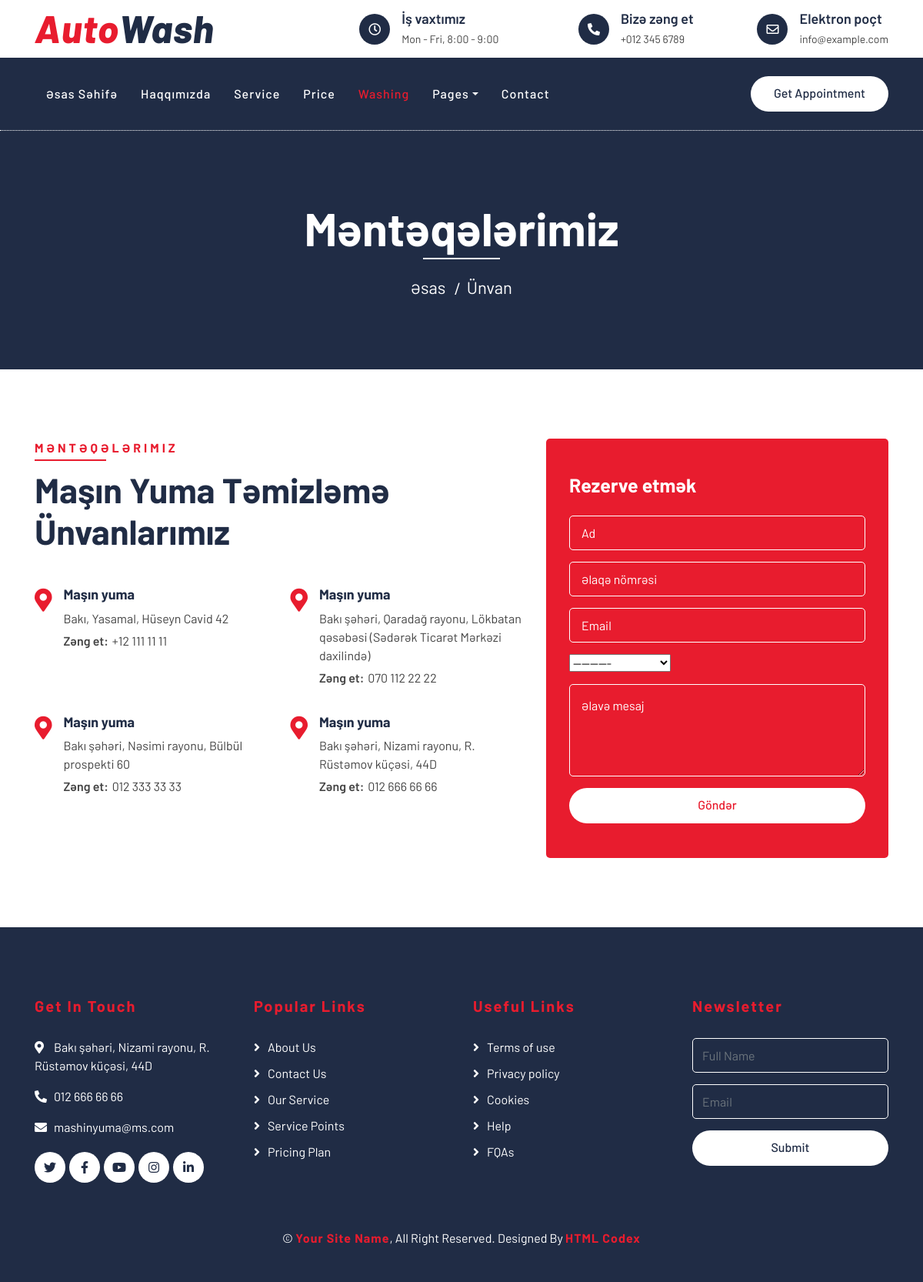
/washingpoints/, run on the app's committed database.
### pages/models.py (models this page shows, shortened)
class Location(models.Model):
    title = models.CharField(max_length=100,verbose_name="Başlıq")
    location = models.TextField(verbose_name="Ünvan")
    phone = models.CharField(max_length=100,verbose_name="Telefon")
    is_main = models.BooleanField(default=False,verbose_name="Əsas ünvan")
    email = models.EmailField(blank=True)
    status = models.CharField(choices=STATUS,max_length=100)
    facebook = models.CharField(max_length=1000,blank=True)
    twitter = models.CharField(max_length=1000,blank=True)
    instagram = models.CharField(max_length=1000,blank=True)
    youtube = models.CharField(max_length=1000,blank=True)
    linkedin = models.CharField(max_length=1000,blank=True)
    created_date = models.DateTimeField(auto_now_add=True)
    class Meta:
        verbose_name = "Ünvan"
        verbose_name_plural = "Ünvanlar"

### pages/views.py (the view)
# urls.py: path('washingpoints/',views.washingpoints,name = 'washingpoints'),
def washingpoints(request):
    locations = Location.objects.filter(status = "active")
    form = PriceForm(request.POST or None)
    if form.is_valid():
        form.save()
        messages.success(request,"Müraciətiniz üçün təşəkkürlər. Sizinlə əlaqə saxlanılacaq")
    context = {
        "locations":locations,
        'form':form,
    }
    return render(request,"pages/washingpoints.html",context)

### reservation/forms.py
class PriceForm(forms.ModelForm):
    class Meta:
        model = ReservationModel
        fields = ["name","email","phone","plan","message"]
        widgets ={
            "name":         widgets.Input(attrs={'class':'form-control', 'placeholder':"Ad", 'required':'required'}),
            'email':        widgets.EmailInput(attrs={'class':'form-control', 'placeholder':"Email", 'required':'required'}),
            "phone":         widgets.TextInput(attrs={'class':'form-control', 'placeholder':"Əlaqə nömrəsi", 'required':'required'}),
            "message":         widgets.Textarea(attrs={'class':'form-control', 'placeholder':"Əlavə mesaj", 'required':'required'}),
        }

### pages/context_processor.py (called while the page is built)
def about(request):
    about = About.objects.get()
    context = {
        "about":about,
    }
    return context

def location(request):
    settings = Location.objects.get(is_main =True)
    context = {
        "settings":settings,
    }
    return context

### pages/models.py (called while the page is built)
    def __str__(self):
        return self.title

### templates/pages/washingpoints.html (shortened to what this page needs)
{% extends "base.html" %}
{% block body %}
        <div class="page-header">
            <div class="container">
                <div class="row">
                    <div class="col-12">
                        <h2>Məntəqələrimiz</h2>
                    </div>
                    <div class="col-12">
                        <a href="">Əsas</a>
                        <a href="">Ünvan</a>
                    </div>
                </div>
            </div>
        </div>
        <div class="location">
            <div class="container">
                <div class="row">
                    <div class="col-lg-7">
                        <div class="section-header text-left">
                            <p>Məntəqələrimiz</p>
                            <h2>Maşın yuma təmizləmə ünvanlarımız</h2>
                        </div>
                        <div class="row">
                            {% for location in locations  %}
                            <div class="col-md-6">
                                <div class="location-item">
                                    <i class="fa fa-map-marker-alt"></i>
                                    <div class="location-text">
                                        <h3>{{location.title}}</h3>
                                        <p>{{location.location}}</p>
                                        <p><strong>Zəng et:</strong>{{location.phone}}</p>
                                    </div>
                                </div>
                            </div>
                            {% endfor %}
                        </div>
                    </div>
                    <div class="col-lg-5">
                        <div class="location-form">
                            <h3>Rezerve etmək</h3>
                            <form method="POST">
                                <div class="control-group">
                                    {{form.name}}
                                </div>
                                <div class="control-group">
                                    {{form.phone}}
                                </div>
                                <div class="control-group">
                                    {{form.email}}
                                </div>
                                <div class="control-group">
                                    {{form.plan}}
                                </div>
                                <div class="control-group">
                                    {{form.message}}
                                </div>
                                <div>
                                    <button class="btn btn-custom" type="submit">Göndər</button>
                                </div>
                            </form>
                        </div>
                    </div>
                </div>
            </div>
        </div>
{% endblock body %}

### templates/includes/footer.html (shortened to what this page needs)
{% load static %}
        <div class="footer">
            <div class="container">
                <div class="row">
                    <div class="col-lg-3 col-md-6">
                        <div class="footer-contact">
                            <h2>Get In Touch</h2>
                            <p><i class="fa fa-map-marker-alt"></i>{{settings.location}}</p>
                            <p><i class="fa fa-phone-alt"></i>{{settings.phone}}</p>
                            <p><i class="fa fa-envelope"></i>{{settings.email}}</p>
                            <div class="footer-social">
                                <a class="btn" href="{{settings.twitter}}"><i class="fab fa-twitter"></i></a>
                                <a class="btn" href="{{settings.facebook}}"><i class="fab fa-facebook-f"></i></a>
                                <a class="btn" href="{{settings.youtube}}"><i class="fab fa-youtube"></i></a>
                                <a class="btn" href="{{settings.instagram}}"><i class="fab fa-instagram"></i></a>
                                <a class="btn" href="{{settings.linkedin}}"><i class="fab fa-linkedin-in"></i></a>
                            </div>
                        </div>
                    </div>
                    <div class="col-lg-3 col-md-6">
                        <div class="footer-link">
                            <h2>Popular Links</h2>
                            <a href="">About Us</a>
                            <a href="">Contact Us</a>
                            <a href="">Our Service</a>
                            <a href="">Service Points</a>
                            <a href="">Pricing Plan</a>
                        </div>
                    </div>
                    <div class="col-lg-3 col-md-6">
                        <div class="footer-link">
                            <h2>Useful Links</h2>
                            <a href="">Terms of use</a>
                            <a href="">Privacy policy</a>
                            <a href="">Cookies</a>
                            <a href="">Help</a>
                            <a href="">FQAs</a>
                        </div>
                    </div>
                    <div class="col-lg-3 col-md-6">
                        <div class="footer-newsletter">
                            <h2>Newsletter</h2>
                            <form>
                                <input class="form-control" placeholder="Full Name">
                                <input class="form-control" placeholder="Email">
                                <button class="btn btn-custom">Submit</button>
                            </form>
                        </div>
                    </div>
                </div>
            </div>
            <div class="container copyright">
                <p>&copy; <a href="#">Your Site Name</a>, All Right Reserved. Designed By <a href="https://htmlcodex.com">HTML Codex</a></p>
            </div>
        </div>

### data on the page
Location: title "Maşın yuma", location "Bakı, Yasamal, Hüseyn Cavid 42", phone "+12 111 11 11"
Location: title "Maşın yuma", location "Bakı şəhəri, Qaradağ rayonu, Lökbatan qəsəbəsi (Sədərək Ticarət Mərkəzi daxilində)", phone "070 112 22 22"
Location: title "Maşın yuma", location "Bakı şəhəri, Nəsimi rayonu, Bülbül prospekti 60", phone "012 333 33 33"
Location: title "Maşın yuma", location "Bakı şəhəri, Nizami rayonu, R. Rüstəmov küçəsi, 44D", phone "012 666 66 66", email "mashinyuma@ms.com"
